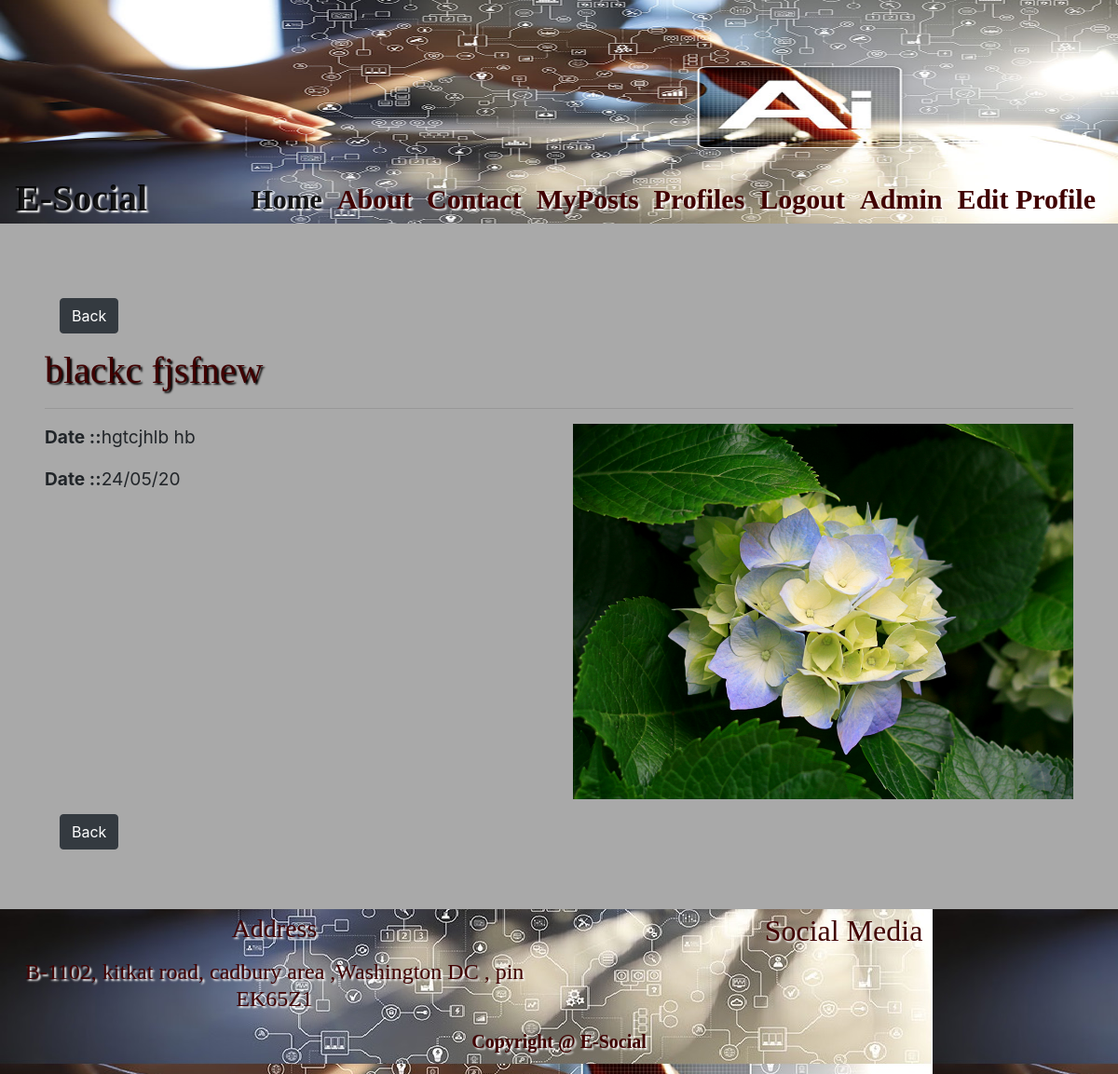
Page /social/mypost/2 (signed in) on the committed database.
### social/models.py (models this page shows, shortened)
class MyPost(models.Model):
    pic = models.ImageField(upload_to="images", null=True, blank=True)
    subject = models.CharField(max_length=200)
    msg = models.TextField(null=True, blank=True)
    cr_date = models.DateTimeField(auto_now_add=True)
    uploaded_by = models.ForeignKey(to=MyProfile, on_delete=CASCADE, null=True, blank=True)

### social/views.py (the view)
# urls.py: path('mypost/<int:pk>', MyPostDetailView.as_view()),
@method_decorator(login_required, name="dispatch")
class MyPostDetailView(DetailView):
    model = MyPost

### social/templates/social/mypost_detail.html
{% extends "base.html"%}
{% block content %}
<div class="p-5">
    <a class="btn btn-dark ml-3 my-3" href="/social/mypost/">Back</a>
    <h1 class="myhead2">{{mypost.subject}}</h1>
    <hr>
    <div class="row">
    <div class="col-sm-6">
        <p><strong>Date ::</strong>{{mypost.msg}}</p>
        <p><strong>Date ::</strong>{{mypost.cr_date | date:"d/m/y"}}</p>
    </div>
    <div class="col-sm-6">
    <img class="img-fluid" src="/media/{{mypost.pic}}">
    </div>
<div class="col-sm-8">
    <a class="btn btn-dark ml-3 my-3" href="/social/mypost/">Back</a>
</div>
        </div>
    </div>
{% endblock %}

### social/static/style.css (style rules this page uses)
body { backgroung-color: #feecde; font-size:1.2em; background-image: url("/static/images/dark-grey.jpg"); }
.myhead2 { color: #400000; text-shadow:2px 2px 2px black; font-family: cursive; }

### rows in the picture
MyPost: subject "blackc fjsfnew", msg "hgtcjhlb hb", cr_date "24/05/20", pic (picture)
